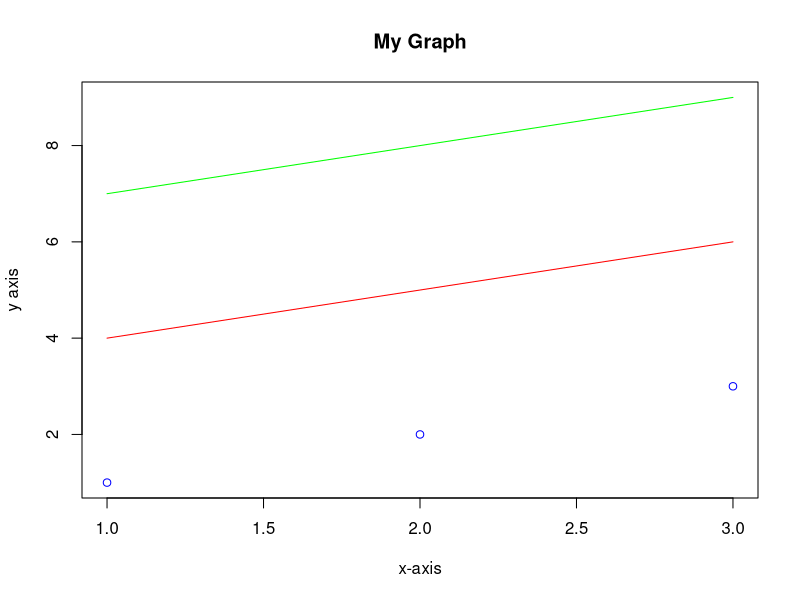
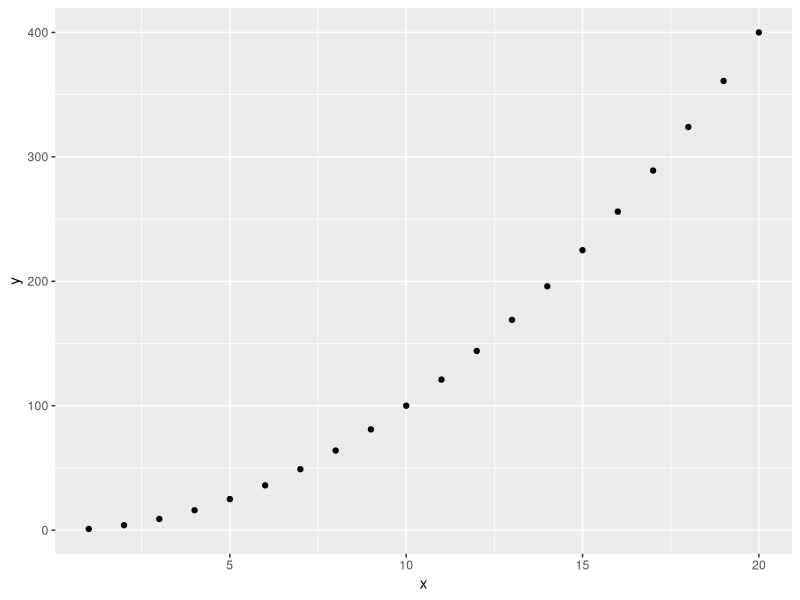
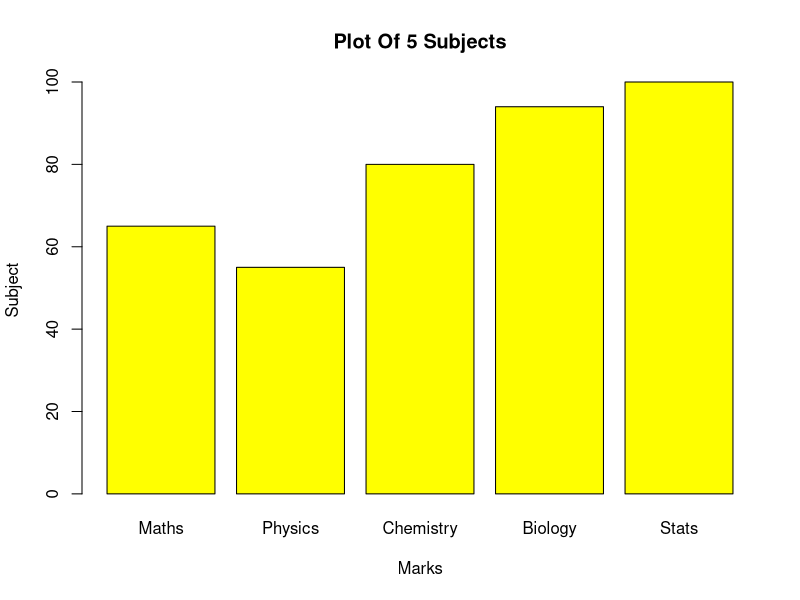

Here is the R script that generated these plots, in order:
a<-c(1,2,3)
b<-c(4,5,6)
c<-c(7,8,9)
m<-cbind(a,b,c)
print("Content of the said matrix:")
print(m)
plot(a, ylim=range(a, b, c), col='blue', xlab="x-axis", ylab="y axis",main="My Graph")
lines(b, col='red')
lines(c, col='green')

#2
employees = data.frame(Name=c("Kate","lisa","joe", "Emily","Dave"),
                       Age=c(23,22,25,26,32),
                       Role=c("Clerk","Manager","Exective","CEO","ASSISTANT"),
                       Experience=c("5 Years","9 Years","8 Years","3 Years","4 Years")
)
print("Details of the employees:")                      
print(employees)
 #3
library(ggplot2)
x <- 1:20;y = x^2
qplot(x,y)
#4
marks = c(65, 55, 80, 94,100)
barplot(marks,
        main = "Plot Of 5 Subjects",
        xlab = "Marks",
        ylab = "Subject",
        names.arg = c("Maths", "Physics", "Chemistry", "Biology","Stats"),
        col = "yellow")
#5
print("Sequence of numbers from 20 to 50:")
print(seq(20,50))
print("Mean of numbers from 20 to 60:")
print(mean(20:50))
print("Sum of numbers from 51 to 91:")
print(sum(20:50))
#6
a = sample(-50:50, 10, replace=TRUE)
print("Content of the vector:")
print("10 random integer values between -50 and +50:")
print(a)
#7
name = readline(prompt="Input your name: ")
age =  readline(prompt="Input your age: ")
print(paste("My name is",name, "and I am",age ,"years old."))

